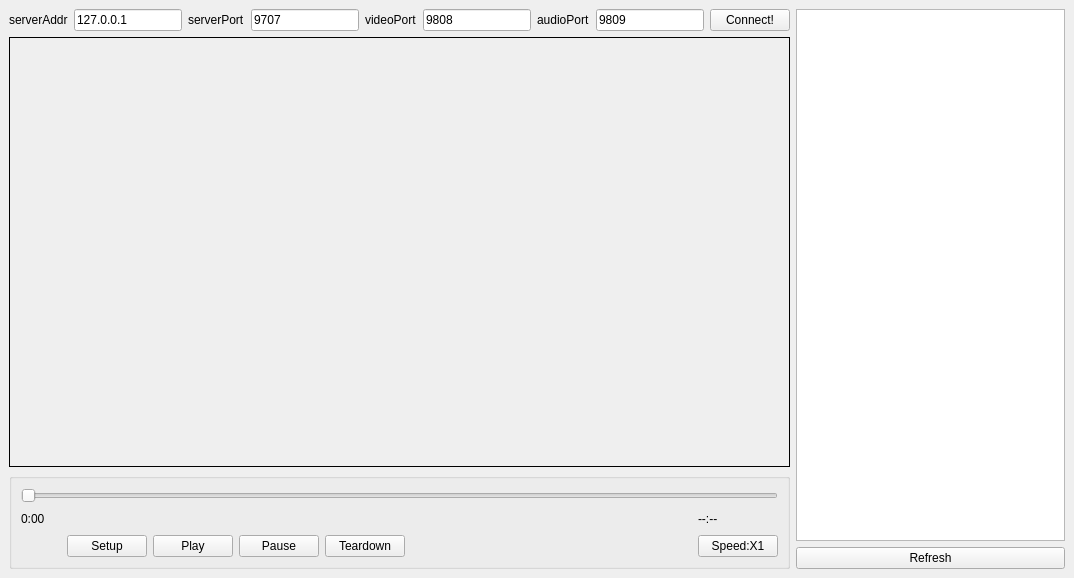
<?xml version="1.0" encoding="UTF-8"?>
<ui version="4.0">
 <author>Shilong Liu</author>
 <class>MainWindow</class>
 <widget class="QMainWindow" name="MainWindow">
  <property name="geometry">
   <rect>
    <x>0</x>
    <y>0</y>
    <width>1074</width>
    <height>578</height>
   </rect>
  </property>
  <property name="windowTitle">
   <string>一盘隆的视频播放器</string>
  </property>
  <property name="windowIcon">
   <iconset>
    <normaloff>source/icon/titleIcon.png</normaloff>source/icon/titleIcon.png</iconset>
  </property>
  <property name="styleSheet">
   <string notr="true">/*
* The MIT License (MIT)
*
* Copyright : http://blog.csdn.net/liang19890820
*
* Author : 一去丶二三里
*
* Date : 2016/07/22
*
* Description : 黑色炫酷
*
*/

/**********子界面背景**********/
QWidget#customWidget {
		background: rgb(68, 69, 73);
}

/**********子界面中央背景**********/
QWidget#centerWidget {
		background: rgb(50, 50, 50);
}

/**********主界面样式**********/
QWidget#mainWindow {
		border: 1px solid rgb(50, 50, 50);
		background: rgb(50, 50, 50);
}

QWidget#messageWidget {
		background: rgba(68, 69, 73, 50%);
}

QWidget#loadingWidget {
		border: none;
		border-radius: 5px;
		background: rgb(50, 50, 50);
}

QWidget#remoteWidget {
		border-top-right-radius: 10px;
		border-bottom-right-radius: 10px;
		border: 1px solid rgb(45, 45, 45);
		background: rgb(50, 50, 50);
}

StyledWidget {
        qproperty-normalColor: white;
        qproperty-disableColor: gray;
        qproperty-highlightColor: rgb(0, 160, 230);
        qproperty-errorColor: red;
}

QProgressIndicator {
        qproperty-color: rgb(175, 175, 175);
}

/**********提示**********/
QToolTip{
		border: 1px solid rgb(45, 45, 45);
		background: white;
		color: black;
}

/**********菜单栏**********/
QMenuBar {
        background: rgb(57, 58, 60);
        border: none;
}
QMenuBar::item {
        padding: 5px 10px 5px 10px;
        background: transparent;
}
QMenuBar::item:enabled {
        color: rgb(227, 234, 242);
}
QMenuBar::item:!enabled {
        color: rgb(155, 155, 155);
}
QMenuBar::item:enabled:selected {
        background: rgba(255, 255, 255, 40);
}

/**********菜单**********/
QMenu {
        border: 1px solid rgb(100, 100, 100);
        background: rgb(68, 69, 73);
}
QMenu::item {
        height: 22px;
        padding: 0px 25px 0px 20px;
}
QMenu::item:enabled {
        color: rgb(225, 225, 225);
}
QMenu::item:!enabled {
        color: rgb(155, 155, 155);
}
QMenu::item:enabled:selected {
        color: rgb(230, 230, 230);
        background: rgba(255, 255, 255, 40);
}
QMenu::separator {
        height: 1px;
        background: rgb(100, 100, 100);
}
QMenu::indicator {
        width: 13px;
        height: 13px;
}
QMenu::icon {
        padding-left: 2px;
        padding-right: 2px;
}

/**********状态栏**********/
QStatusBar {
        background: rgb(57, 58, 60);
}
QStatusBar::item {
        border: none;
        border-right: 1px solid rgb(100, 100, 100);
}

/**********分组框**********/
QGroupBox {
		font-size: 15px;
		border: 1px solid rgb(80, 80, 80);
		border-radius: 4px;
		margin-top: 10px;
}
QGroupBox::title {
		color: rgb(175, 175, 175);
		top: -12px;
		left: 10px;
}

/**********页签项**********/
QTabWidget::pane {
		border: none;
		border-top: 3px solid rgb(0, 160, 230);
		background: rgb(57, 58, 60);
}
QTabWidget::tab-bar {
		border: none;
}
QTabBar::tab {
		border: none;
		border-top-left-radius: 4px;
		border-top-right-radius: 4px;
		color: rgb(175, 175, 175);
		background: rgb(255, 255, 255, 30);
		height: 28px;
		min-width: 85px;
		margin-right: 5px;
		padding-left: 5px;
		padding-right: 5px;
}
QTabBar::tab:hover {
		background: rgb(255, 255, 255, 40);
}
QTabBar::tab:selected {
		color: white;
		background: rgb(0, 160, 230);
}

QTabWidget#tabWidget::pane {
        border: 1px solid rgb(45, 45, 45);
        background: rgb(57, 58, 60);
        margin-top: -1px;
}

QTabBar#tabBar::tab {
        border: 1px solid rgb(45, 45, 45);
        border-bottom: none;
        background: transparent;
}
QTabBar#tabBar::tab:hover {
        color: white;
}
QTabBar#tabBar::tab:selected {
        color: white;
        background: rgb(57, 58, 60);
}

/**********表头**********/
QHeaderView{
        border: none;
        border-bottom: 3px solid rgb(0, 160, 230);
        background: rgb(57, 58, 60);
        min-height: 30px;
}
QHeaderView::section:horizontal {
        border: none;
        color: white;
        background: transparent;
        padding-left: 5px;
}
QHeaderView::section:horizontal:hover {
        background: rgb(0, 160, 230);
}
QHeaderView::section:horizontal:pressed {
        background: rgb(0, 180, 255);
}
QHeaderView::up-arrow {
        width: 13px;
        height: 11px;
        padding-right: 5px;
        image: url(:/Black/topArrow);
        subcontrol-position: center right;
}
QHeaderView::up-arrow:hover, QHeaderView::up-arrow:pressed {
        image: url(:/Black/topArrowHover);
}
QHeaderView::down-arrow {
        width: 13px;
        height: 11px;
        padding-right: 5px;
        image: url(:/Black/bottomArrow);
        subcontrol-position: center right;
}
QHeaderView::down-arrow:hover, QHeaderView::down-arrow:pressed {
        image: url(:/Black/bottomArrowHover);
}

/**********表格**********/
QTableView {
        border: 1px solid rgb(45, 45, 45);
        background: rgb(57, 58, 60);
        gridline-color: rgb(60, 60, 60);
}
QTableView::item {
        padding-left: 5px;
        padding-right: 5px;
        border: none;
        background: rgb(72, 72, 74);
        border-right: 1px solid rgb(45, 45, 45);
        border-bottom: 1px solid rgb(45, 45, 45);
}
QTableView::item:selected {
        background: rgba(255, 255, 255, 40);
}
QTableView::item:selected:!active {
        color: white;
}
QTableView::indicator {
        width: 20px;
        height: 20px;
}
QTableView::indicator:enabled:unchecked {
        image: url(:/Black/checkBox);
}
QTableView::indicator:enabled:unchecked:hover {
        image: url(:/Black/checkBoxHover);
}
QTableView::indicator:enabled:unchecked:pressed {
        image: url(:/Black/checkBoxPressed);
}
QTableView::indicator:enabled:checked {
        image: url(:/Black/checkBoxChecked);
}
QTableView::indicator:enabled:checked:hover {
        image: url(:/Black/checkBoxCheckedHover);
}
QTableView::indicator:enabled:checked:pressed {
        image: url(:/Black/checkBoxCheckedPressed);
}
QTableView::indicator:enabled:indeterminate {
        image: url(:/Black/checkBoxIndeterminate);
}
QTableView::indicator:enabled:indeterminate:hover {
        image: url(:/Black/checkBoxIndeterminateHover);
}
QTableView::indicator:enabled:indeterminate:pressed {
        image: url(:/Black/checkBoxIndeterminatePressed);
}

/**********滚动条-水平**********/
QScrollBar:horizontal {
        height: 20px;
        background: transparent;
        margin-top: 3px;
        margin-bottom: 3px;
}
QScrollBar::handle:horizontal {
        height: 20px;
        min-width: 30px;
        background: rgb(68, 69, 73);
        margin-left: 15px;
        margin-right: 15px;
}
QScrollBar::handle:horizontal:hover {
        background: rgb(80, 80, 80);
}
QScrollBar::sub-line:horizontal {
        width: 15px;
        background: transparent;
        image: url(:/Black/arrowLeft);
        subcontrol-position: left;
}
QScrollBar::add-line:horizontal {
        width: 15px;
        background: transparent;
        image: url(:/Black/arrowRight);
        subcontrol-position: right;
}
QScrollBar::sub-line:horizontal:hover {
        background: rgb(68, 69, 73);
}
QScrollBar::add-line:horizontal:hover {
        background: rgb(68, 69, 73);
}
QScrollBar::add-page:horizontal,QScrollBar::sub-page:horizontal {
        background: transparent;
}

/**********滚动条-垂直**********/
QScrollBar:vertical {
        width: 20px;
        background: transparent;
        margin-left: 3px;
        margin-right: 3px;
}
QScrollBar::handle:vertical {
        width: 20px;
        min-height: 30px;
        background: rgb(68, 69, 73);
        margin-top: 15px;
        margin-bottom: 15px;
}
QScrollBar::handle:vertical:hover {
        background: rgb(80, 80, 80);
}
QScrollBar::sub-line:vertical {
        height: 15px;
        background: transparent;
        image: url(:/Black/arrowTop);
        subcontrol-position: top;
}
QScrollBar::add-line:vertical {
        height: 15px;
        background: transparent;
        image: url(:/Black/arrowBottom);
        subcontrol-position: bottom;
}
QScrollBar::sub-line:vertical:hover {
        background: rgb(68, 69, 73);
}
QScrollBar::add-line:vertical:hover {
        background: rgb(68, 69, 73);
}
QScrollBar::add-page:vertical, QScrollBar::sub-page:vertical {
        background: transparent;
}

QScrollBar#verticalScrollBar:vertical {
        margin-top: 30px;
}

/**********下拉列表**********/
QComboBox {
        height: 25px;
        border-radius: 4px;
        border: 1px solid rgb(100, 100, 100);
        background: rgb(72, 72, 73);
}
QComboBox:enabled {
        color: rgb(175, 175, 175);
}
QComboBox:!enabled {
        color: rgb(155, 155, 155);
}
QComboBox:enabled:hover, QComboBox:enabled:focus {
        color: rgb(230, 230, 230);
        background: rgb(68, 69, 73);
}
QComboBox::drop-down {
        width: 20px;
        border: none;
        background: transparent;
}
QComboBox::drop-down:hover {
        background: rgba(255, 255, 255, 30);
}
QComboBox::down-arrow {
        image: url(:/Black/arrowBottom);
}
QComboBox::down-arrow:on {
        /**top: 1px;**/
}
QComboBox QAbstractItemView {
        border: 1px solid rgb(100, 100, 100);
        background: rgb(68, 69, 73);
        outline: none;
}
QComboBox QAbstractItemView::item {
        height: 25px;
        color: rgb(175, 175, 175);
}
QComboBox QAbstractItemView::item:selected {
        background: rgba(255, 255, 255, 40);
        color: rgb(230, 230, 230);
}

/**********进度条**********/
QProgressBar{
        border: none;
        text-align: center;
        color: white;
        background: rgb(48, 50, 51);
}
QProgressBar::chunk {
        background: rgb(0, 160, 230);
}

QProgressBar#progressBar {
		border: none;
		text-align: center;
		color: white;
		background-color: transparent;
		background-image: url(&quot;:/Black/progressBar&quot;);
		background-repeat: repeat-x;
}
QProgressBar#progressBar::chunk {
		border: none;
		background-color: transparent;
		background-image: url(&quot;:/Black/progressBarChunk&quot;);
		background-repeat: repeat-x;
}

/**********复选框**********/
QCheckBox{
        spacing: 5px;
}
QCheckBox:enabled{
        color: rgb(175, 175, 175);
}
QCheckBox:enabled:hover{
        color: rgb(200, 200, 200);
}
QCheckBox:!enabled{
        color: rgb(155, 155, 155);
}
QCheckBox::indicator {
        width: 20px;
        height: 20px;
}
QCheckBox::indicator:unchecked {
        image: url(:/Black/checkBox);
}
QCheckBox::indicator:unchecked:hover {
        image: url(:/Black/checkBoxHover);
}
QCheckBox::indicator:unchecked:pressed {
        image: url(:/Black/checkBoxPressed);
}
QCheckBox::indicator:checked {
        image: url(:/Black/checkBoxChecked);
}
QCheckBox::indicator:checked:hover {
        image: url(:/Black/checkBoxCheckedHover);
}
QCheckBox::indicator:checked:pressed {
        image: url(:/Black/checkBoxCheckedPressed);
}
QCheckBox::indicator:indeterminate {
        image: url(:/Black/checkBoxIndeterminate);
}
QCheckBox::indicator:indeterminate:hover {
        image: url(:/Black/checkBoxIndeterminateHover);
}
QCheckBox::indicator:indeterminate:pressed {
        image: url(:/Black/checkBoxIndeterminatePressed);
}

/**********单选框**********/
QRadioButton{
        spacing: 5px;
}
QRadioButton:enabled{
        color: rgb(175, 175, 175);
}
QRadioButton:enabled:hover{
        color: rgb(200, 200, 200);
}
QRadioButton:!enabled{
        color: rgb(155, 155, 155);
}
QRadioButton::indicator {
        width: 20px;
        height: 20px;
}
QRadioButton::indicator:unchecked {
        image: url(:/Black/radioButton);
}
QRadioButton::indicator:unchecked:hover {
        image: url(:/Black/radioButtonHover);
}
QRadioButton::indicator:unchecked:pressed {
        image: url(:/Black/radioButtonPressed);
}
QRadioButton::indicator:checked {
        image: url(:/Black/radioButtonChecked);
}
QRadioButton::indicator:checked:hover {
        image: url(:/Black/radioButtonCheckedHover);
}
QRadioButton::indicator:checked:pressed {
        image: url(:/Black/radioButtonCheckedPressed);
}

/**********输入框**********/
QLineEdit {
        border-radius: 4px;
        height: 25px;
        border: 1px solid rgb(100, 100, 100);
        background: rgb(72, 72, 73);
}
QLineEdit:enabled {
        color: rgb(175, 175, 175);
}
QLineEdit:enabled:hover, QLineEdit:enabled:focus {
        color: rgb(230, 230, 230);
}
QLineEdit:!enabled {
        color: rgb(155, 155, 155);
}

/**********文本编辑框**********/
QTextEdit {
        border: 1px solid rgb(45, 45, 45);
        color: rgb(175, 175, 175);
        background: rgb(57, 58, 60);
}

/**********滚动区域**********/
QScrollArea {
        border: 1px solid rgb(45, 45, 45);
        background: rgb(57, 58, 60);
}

/**********滚动区域**********/
QWidget#transparentWidget {
        background: transparent;
}

/**********微调器**********/
QSpinBox {
        border-radius: 4px;
        height: 24px;
        min-width: 40px;
        border: 1px solid rgb(100, 100, 100);
        background: rgb(68, 69, 73);
}
QSpinBox:enabled {
        color: rgb(220, 220, 220);
}
QSpinBox:enabled:hover, QLineEdit:enabled:focus {
        color: rgb(230, 230, 230);
}
QSpinBox:!enabled {
        color: rgb(65, 65, 65);
        background: transparent;
}
QSpinBox::up-button {
        width: 18px;
        height: 12px;
        border-top-right-radius: 4px;
        border-left: 1px solid rgb(100, 100, 100);
        image: url(:/Black/upButton);
        background: rgb(50, 50, 50);
}
QSpinBox::up-button:!enabled {
        border-left: 1px solid gray;
        background: transparent;
}
QSpinBox::up-button:enabled:hover {
        background: rgb(255, 255, 255, 30);
}
QSpinBox::down-button {
        width: 18px;
        height: 12px;
        border-bottom-right-radius: 4px;
        border-left: 1px solid rgb(100, 100, 100);
        image: url(:/Black/downButton);
        background: rgb(50, 50, 50);
}
QSpinBox::down-button:!enabled {
        border-left: 1px solid gray;
        background: transparent;
}
QSpinBox::down-button:enabled:hover {
        background: rgb(255, 255, 255, 30);
}

/**********标签**********/
QLabel#grayLabel {
        color: rgb(175, 175, 175);
}

QLabel#highlightLabel {
        color: rgb(175, 175, 175);
}

QLabel#redLabel {
        color: red;
}

QLabel#grayYaHeiLabel {
        color: rgb(175, 175, 175);
        font-size: 16px;
}

QLabel#blueLabel {
        color: rgb(0, 160, 230);
}

QLabel#listLabel {
        color: rgb(0, 160, 230);
}

QLabel#lineBlueLabel {
        background: rgb(0, 160, 230);
}

QLabel#graySeperateLabel {
        background: rgb(45, 45, 45);
}

QLabel#seperateLabel {
        background: rgb(80, 80, 80);
}

QLabel#radiusBlueLabel {
		border-radius: 15px;
		color: white;
		font-size: 16px;
		background: rgb(0, 160, 230);
}

QLabel#skinLabel[colorProperty=&quot;normal&quot;] {
		color: rgb(175, 175, 175);
}
QLabel#skinLabel[colorProperty=&quot;highlight&quot;] {
		color: rgb(0, 160, 230);
}

QLabel#informationLabel {
		qproperty-pixmap: url(:/Black/information);
}

QLabel#errorLabel {
		qproperty-pixmap: url(:/Black/error);
}

QLabel#successLabel {
		qproperty-pixmap: url(:/Black/success);
}

QLabel#questionLabel {
		qproperty-pixmap: url(:/Black/question);
}

QLabel#warningLabel {
		qproperty-pixmap: url(:/Black/warning);
}

QLabel#groupLabel {
		color: rgb(0, 160, 230);
		border: 1px solid rgb(0, 160, 230);
		font-size: 15px;
		border-top-color: transparent;
		border-right-color: transparent;
		border-left-color: transparent;
}

/**********按钮**********/
QToolButton#nsccButton{
		border: none;
		color: rgb(175, 175, 175);
		background: transparent;
		padding: 10px;
		qproperty-icon: url(:/Black/nscc);
		qproperty-iconSize: 32px 32px;
		qproperty-toolButtonStyle: ToolButtonTextUnderIcon;
}
QToolButton#nsccButton:hover{
		color: rgb(217, 218, 218);
		background: rgb(255, 255, 255, 20);
}

QToolButton#transferButton{
		border: none;
		color: rgb(175, 175, 175);
		background: transparent;
		padding: 10px;
		qproperty-icon: url(:/Black/transfer);
		qproperty-iconSize: 32px 32px;
		qproperty-toolButtonStyle: ToolButtonTextUnderIcon;
}
QToolButton#transferButton:hover{
		color: rgb(217, 218, 218);
		background: rgb(255, 255, 255, 20);
}

/**********按钮**********/
QPushButton{
		border-radius: 4px;
		border: none;
		width: 75px;
		height: 25px;
}
QPushButton:enabled {
        background: rgb(68, 69, 73);
        color: white;
}
QPushButton:!enabled {
        background: rgb(100, 100, 100);
        color: rgb(200, 200, 200);
}
QPushButton:enabled:hover{
        background: rgb(85, 85, 85);
}
QPushButton:enabled:pressed{
        background: rgb(80, 80, 80);
}

QPushButton#blueButton {
        color: white;
}
QPushButton#blueButton:enabled {
        background: rgb(0, 165, 235);
        color: white;
}
QPushButton#blueButton:!enabled {
        background: gray;
        color: rgb(200, 200, 200);
}
QPushButton#blueButton:enabled:hover {
        background: rgb(0, 180, 255);
}
QPushButton#blueButton:enabled:pressed {
        background: rgb(0, 140, 215);
}

QPushButton#selectButton {
        border: none;
        border-radius: none;
        border-left: 1px solid rgb(100, 100, 100);
        image: url(:/Black/scan);
        background: transparent;
        color: white;
}
QPushButton#selectButton:enabled:hover{
        background: rgb(85, 85, 85);
}
QPushButton#selectButton:enabled:pressed{
        background: rgb(80, 80, 80);
}

QPushButton#linkButton {
        background: transparent;
        color: rgb(0, 160, 230);
        text-align:left;
}
QPushButton#linkButton:hover {
        color: rgb(20, 185, 255);
        text-decoration: underline;
}
QPushButton#linkButton:pressed {
        color: rgb(0, 160, 230);
}

QPushButton#transparentButton {
        background: transparent;
}

/*****************标题栏按钮*******************/
QPushButton#minimizeButton {
		border-radius: none;
		border-bottom-left-radius: 4px;
		border-bottom-right-radius: 4px;
		background: rgb(50, 50, 50);
		image: url(:/Black/minimize);
}
QPushButton#minimizeButton:hover {
		background: rgb(60, 60, 60);
		image: url(:/Black/minimizeHover);
}
QPushButton#minimizeButton:pressed {
		background: rgb(55, 55, 55);
		image: url(:/Black/minimizePressed);
}

QPushButton#maximizeButton[maximizeProperty=&quot;maximize&quot;] {
		border-radius: none;
		border-bottom-left-radius: 4px;
		border-bottom-right-radius: 4px;
		background: rgb(50, 50, 50);
		image: url(:/Black/maximize);
}
QPushButton#maximizeButton[maximizeProperty=&quot;maximize&quot;]:hover {
		background: rgb(60, 60, 60);
		image: url(:/Black/maximizeHover);
}
QPushButton#maximizeButton[maximizeProperty=&quot;maximize&quot;]:pressed {
		background: rgb(55, 55, 55);
		image: url(:/Black/maximizePressed);
}

QPushButton#maximizeButton[maximizeProperty=&quot;restore&quot;] {
		border-radius: none;
		border-bottom-left-radius: 4px;
		border-bottom-right-radius: 4px;
		background: rgb(50, 50, 50);
		image: url(:/Black/restore);
}
QPushButton#maximizeButton[maximizeProperty=&quot;restore&quot;]:hover {
		background: rgb(60, 60, 60);
		image: url(:/Black/restoreHover);
}
QPushButton#maximizeButton[maximizeProperty=&quot;restore&quot;]:pressed {
		background: rgb(55, 55, 55);
		image: url(:/Black/restorePressed);
}

QPushButton#closeButton {
		border-radius: none;
		border-bottom-left-radius: 4px;
		border-bottom-right-radius: 4px;
		background: rgb(50, 50, 50);
		image: url(:/Black/close);
}
QPushButton#closeButton:hover {
		background: rgb(60, 60, 60);
		image: url(:/Black/closeHover);
}
QPushButton#closeButton:pressed {
		background: rgb(55, 55, 55);
		image: url(:/Black/closePressed);
}

QPushButton#skinButton {
		border-radius: none;
		border-bottom-left-radius: 4px;
		border-bottom-right-radius: 4px;
		background: rgb(50, 50, 50);
		image: url(:/Black/skin);
}
QPushButton#skinButton:hover {
		background: rgb(60, 60, 60);
		image: url(:/Black/skinHover);
}
QPushButton#skinButton:pressed {
		background: rgb(55, 55, 55);
		image: url(:/Black/skinPressed);
}

QPushButton#feedbackButton {
		border-radius: none;
		border-bottom-left-radius: 4px;
		border-bottom-right-radius: 4px;
		background: rgb(50, 50, 50);
		image: url(:/Black/feedback);
}
QPushButton#feedbackButton:hover {
		background: rgb(60, 60, 60);
		image: url(:/Black/feedbackHover);
}
QPushButton#feedbackButton:pressed {
		background: rgb(55, 55, 55);
		image: url(:/Black/feedbackPressed);
}

QPushButton#closeTipButton {
		border-radius: none;
		border-image: url(:/Black/close);
		background: transparent;
}
QPushButton#closeTipButton:hover {
		border-image: url(:/Black/closeHover);
}
QPushButton#closeTipButton:pressed {
		border-image: url(:/Black/closePressed);
}

QPushButton#changeSkinButton{
		border-radius: 4px;
		border: 2px solid rgb(41, 41, 41);
		background: rgb(51, 51, 51);
}
QPushButton#changeSkinButton:hover{
		border-color: rgb(45, 45, 45);
}
QPushButton#changeSkinButton:pressed, QPushButton#changeSkinButton:checked{
		border-color: rgb(0, 160, 230);
}

QPushButton#transferButton {
		padding-left: 5px;
		padding-right: 5px;
		color: white;
		background: rgb(0, 165, 235);
}
QPushButton#transferButton:hover {
		background: rgb(0, 180, 255);
}
QPushButton#transferButton:pressed {
		background: rgb(0, 140, 215);
}
QPushButton#transferButton[iconProperty=&quot;left&quot;] {
		qproperty-icon: url(:/Black/left);
}
QPushButton#transferButton[iconProperty=&quot;right&quot;] {
		qproperty-icon: url(:/Black/right);
}

QPushButton#openButton {
		border-radius: none;
		image: url(:/Black/open);
		background: transparent;
}
QPushButton#openButton:hover {
		image: url(:/Black/openHover);
}
QPushButton#openButton:pressed {
		image: url(:/Black/openPressed);
}

QPushButton#deleteButton {
		border-radius: none;
		image: url(:/Black/delete);
		background: transparent;
}
QPushButton#deleteButton:hover {
		image: url(:/Black/deleteHover);
}
QPushButton#deleteButton:pressed {
		image: url(:/Black/deletePressed);
}

QPushButton#menuButton {
		text-align: left center;
		padding-left: 3px;
		color: rgb(175, 175, 175);
		border: 1px solid rgb(100, 100, 100);
		background: rgb(72, 72, 73);
}
QPushButton#menuButton::menu-indicator{
        subcontrol-position: right center;
        subcontrol-origin: padding;
        image: url(:/Black/arrowBottom);
        padding-right: 3px;
}</string>
  </property>
  <widget class="QWidget" name="centralwidget">
   <layout class="QHBoxLayout" name="horizontalLayout">
    <item>
     <layout class="QVBoxLayout" name="verticalLayout">
      <property name="sizeConstraint">
       <enum>QLayout::SetDefaultConstraint</enum>
      </property>
      <property name="leftMargin">
       <number>0</number>
      </property>
      <item>
       <layout class="QHBoxLayout" name="horizontalLayout_2">
        <item>
         <widget class="QLabel" name="serverAddrLabel">
          <property name="frameShape">
           <enum>QFrame::NoFrame</enum>
          </property>
          <property name="text">
           <string>serverAddr</string>
          </property>
         </widget>
        </item>
        <item>
         <widget class="QLineEdit" name="serverAddrEdit">
          <property name="text">
           <string>127.0.0.1</string>
          </property>
         </widget>
        </item>
        <item>
         <widget class="QLabel" name="serverPortLabel">
          <property name="text">
           <string>serverPort</string>
          </property>
         </widget>
        </item>
        <item>
         <widget class="QLineEdit" name="serverPortEdit">
          <property name="text">
           <string>9707</string>
          </property>
         </widget>
        </item>
        <item>
         <widget class="QLabel" name="videoPortLabel">
          <property name="text">
           <string>videoPort</string>
          </property>
         </widget>
        </item>
        <item>
         <widget class="QLineEdit" name="videoPortEdit">
          <property name="text">
           <string>9808</string>
          </property>
         </widget>
        </item>
        <item>
         <widget class="QLabel" name="audioPortLabel">
          <property name="text">
           <string>audioPort</string>
          </property>
         </widget>
        </item>
        <item>
         <widget class="QLineEdit" name="audioPortEdit">
          <property name="text">
           <string>9809</string>
          </property>
         </widget>
        </item>
        <item>
         <widget class="QPushButton" name="connectButton">
          <property name="text">
           <string>Connect!</string>
          </property>
         </widget>
        </item>
       </layout>
      </item>
      <item>
       <widget class="QLabel" name="label">
        <property name="sizePolicy">
         <sizepolicy hsizetype="Expanding" vsizetype="Expanding">
          <horstretch>0</horstretch>
          <verstretch>0</verstretch>
         </sizepolicy>
        </property>
        <property name="layoutDirection">
         <enum>Qt::LeftToRight</enum>
        </property>
        <property name="frameShape">
         <enum>QFrame::Panel</enum>
        </property>
        <property name="text">
         <string/>
        </property>
        <property name="alignment">
         <set>Qt::AlignCenter</set>
        </property>
       </widget>
      </item>
      <item>
       <widget class="QGroupBox" name="groupBox">
        <property name="sizePolicy">
         <sizepolicy hsizetype="Expanding" vsizetype="Fixed">
          <horstretch>0</horstretch>
          <verstretch>0</verstretch>
         </sizepolicy>
        </property>
        <property name="title">
         <string/>
        </property>
        <layout class="QGridLayout" name="gridLayout">
         <item row="0" column="0" colspan="8">
          <widget class="QSlider" name="horizontalSlider">
           <property name="orientation">
            <enum>Qt::Horizontal</enum>
           </property>
          </widget>
         </item>
         <item row="2" column="2">
          <widget class="QPushButton" name="playButton">
           <property name="sizePolicy">
            <sizepolicy hsizetype="Fixed" vsizetype="Fixed">
             <horstretch>0</horstretch>
             <verstretch>0</verstretch>
            </sizepolicy>
           </property>
           <property name="text">
            <string>Play</string>
           </property>
          </widget>
         </item>
         <item row="2" column="4">
          <widget class="QPushButton" name="teardownButton">
           <property name="sizePolicy">
            <sizepolicy hsizetype="Fixed" vsizetype="Fixed">
             <horstretch>0</horstretch>
             <verstretch>0</verstretch>
            </sizepolicy>
           </property>
           <property name="text">
            <string>Teardown</string>
           </property>
          </widget>
         </item>
         <item row="1" column="0">
          <widget class="QLabel" name="label_2">
           <property name="text">
            <string>0:00</string>
           </property>
          </widget>
         </item>
         <item row="2" column="6" colspan="2">
          <widget class="QPushButton" name="speedButton">
           <property name="sizePolicy">
            <sizepolicy hsizetype="Fixed" vsizetype="Fixed">
             <horstretch>0</horstretch>
             <verstretch>0</verstretch>
            </sizepolicy>
           </property>
           <property name="text">
            <string>Speed:X1</string>
           </property>
          </widget>
         </item>
         <item row="2" column="3">
          <widget class="QPushButton" name="pauseButton">
           <property name="sizePolicy">
            <sizepolicy hsizetype="Fixed" vsizetype="Fixed">
             <horstretch>0</horstretch>
             <verstretch>0</verstretch>
            </sizepolicy>
           </property>
           <property name="text">
            <string>Pause</string>
           </property>
          </widget>
         </item>
         <item row="2" column="1">
          <widget class="QPushButton" name="setupButton">
           <property name="sizePolicy">
            <sizepolicy hsizetype="Fixed" vsizetype="Fixed">
             <horstretch>0</horstretch>
             <verstretch>0</verstretch>
            </sizepolicy>
           </property>
           <property name="text">
            <string>Setup</string>
           </property>
          </widget>
         </item>
         <item row="2" column="5">
          <spacer name="horizontalSpacer_2">
           <property name="orientation">
            <enum>Qt::Horizontal</enum>
           </property>
           <property name="sizeHint" stdset="0">
            <size>
             <width>40</width>
             <height>20</height>
            </size>
           </property>
          </spacer>
         </item>
         <item row="1" column="6" colspan="2">
          <widget class="QLabel" name="label_3">
           <property name="text">
            <string>--:--</string>
           </property>
          </widget>
         </item>
         <item row="1" column="1" colspan="5">
          <spacer name="horizontalSpacer">
           <property name="orientation">
            <enum>Qt::Horizontal</enum>
           </property>
           <property name="sizeHint" stdset="0">
            <size>
             <width>625</width>
             <height>20</height>
            </size>
           </property>
          </spacer>
         </item>
         <item row="2" column="0">
          <spacer name="horizontalSpacer_3">
           <property name="orientation">
            <enum>Qt::Horizontal</enum>
           </property>
           <property name="sizeHint" stdset="0">
            <size>
             <width>40</width>
             <height>20</height>
            </size>
           </property>
          </spacer>
         </item>
        </layout>
       </widget>
      </item>
     </layout>
    </item>
    <item>
     <layout class="QVBoxLayout" name="verticalLayout_2">
      <item>
       <widget class="QListWidget" name="listWidget">
        <property name="enabled">
         <bool>true</bool>
        </property>
        <property name="sizePolicy">
         <sizepolicy hsizetype="Expanding" vsizetype="Expanding">
          <horstretch>0</horstretch>
          <verstretch>0</verstretch>
         </sizepolicy>
        </property>
        <property name="frameShape">
         <enum>QFrame::StyledPanel</enum>
        </property>
       </widget>
      </item>
      <item>
       <layout class="QHBoxLayout" name="horizontalLayout_3">
        <item>
         <widget class="QPushButton" name="refreshButton">
          <property name="text">
           <string>Refresh</string>
          </property>
         </widget>
        </item>
       </layout>
      </item>
     </layout>
    </item>
   </layout>
  </widget>
 </widget>
 <resources/>
 <connections/>
</ui>
